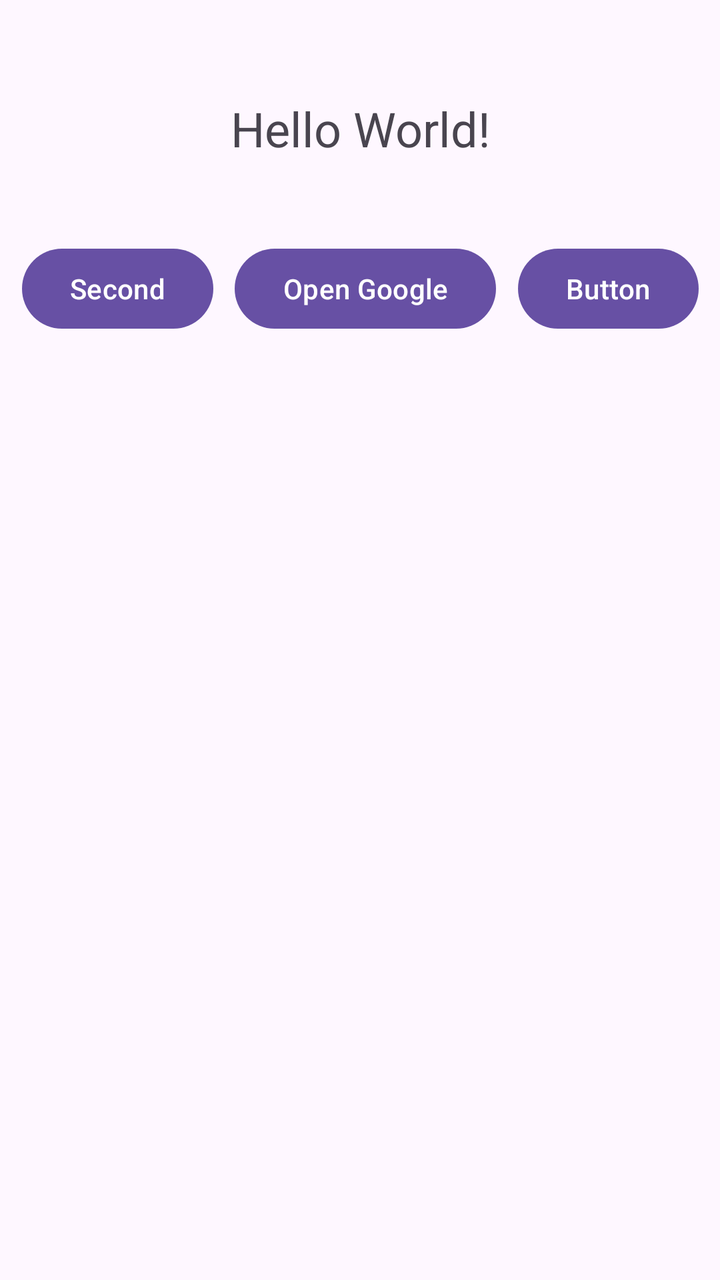
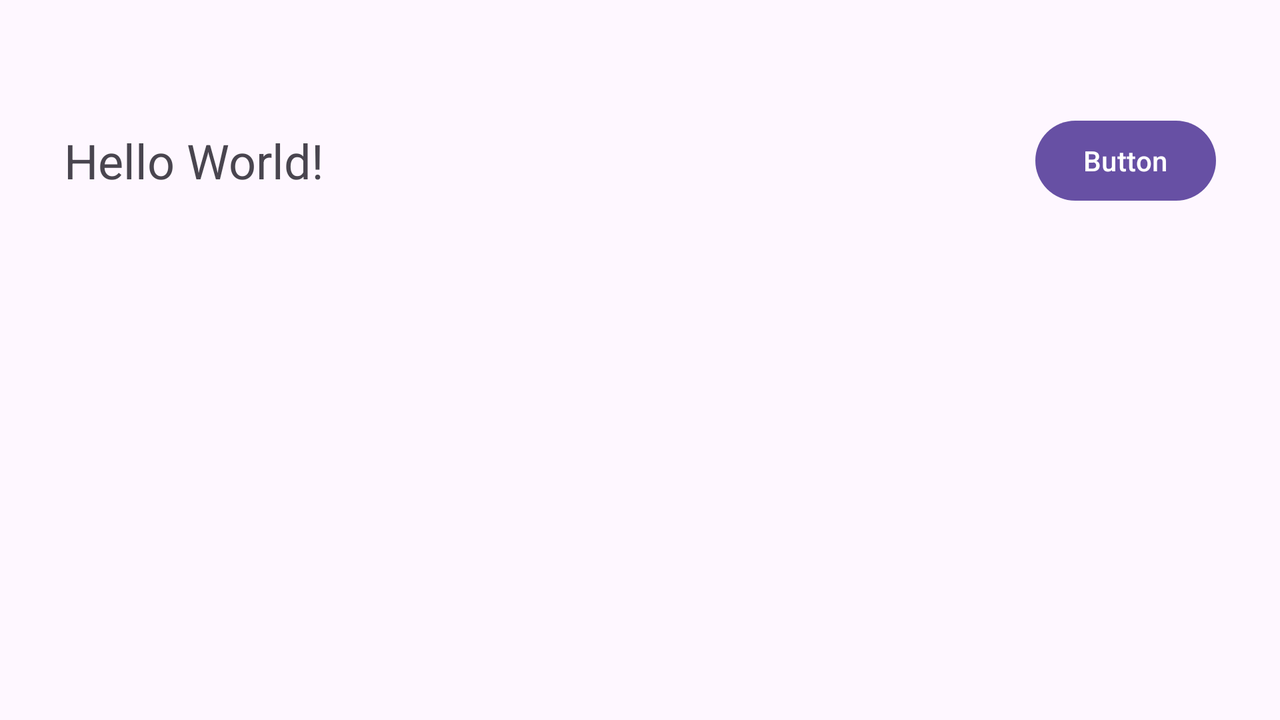

An Android layout and its configuration variant, each rendered on a device that would load it. The default file and the variant file are quoted in full after the pictures.
<!-- AndroidManifest.xml: application theme Theme.EUI -->
<!-- res/layout/activity_main.xml -->
<?xml version="1.0" encoding="utf-8"?>
<androidx.constraintlayout.widget.ConstraintLayout xmlns:android="http://schemas.android.com/apk/res/android"
    xmlns:app="http://schemas.android.com/apk/res-auto"
    xmlns:tools="http://schemas.android.com/tools"
    android:id="@+id/main"
    android:layout_width="match_parent"
    android:layout_height="match_parent"
    tools:context=".day1.MainActivity">

    <TextView
        android:id="@+id/text_change"
        android:layout_width="0dp"
        android:layout_height="wrap_content"
        android:layout_marginStart="32dp"
        android:layout_marginTop="32dp"
        android:layout_marginEnd="32dp"
        android:gravity="center"
        android:padding="16dp"
        android:text="@string/hello_world"
        android:textSize="24sp"
        app:layout_constraintEnd_toEndOf="parent"
        app:layout_constraintStart_toStartOf="parent"
        app:layout_constraintTop_toTopOf="parent" />

    <Button
        android:id="@+id/btn_register"
        android:layout_width="wrap_content"
        android:layout_height="wrap_content"
        android:layout_marginTop="24dp"
        android:text="Second"
        app:layout_constraintEnd_toStartOf="@+id/btnViewGoogle"
        app:layout_constraintHorizontal_bias="0.5"
        app:layout_constraintHorizontal_chainStyle="spread"
        app:layout_constraintStart_toStartOf="parent"
        app:layout_constraintTop_toBottomOf="@id/text_change" />

    <Button
        android:id="@+id/btnViewGoogle"
        android:layout_width="wrap_content"
        android:layout_height="wrap_content"
        android:text="Open Google"
        app:layout_constraintBottom_toBottomOf="@+id/btn_register"
        app:layout_constraintEnd_toStartOf="@+id/button3"
        app:layout_constraintHorizontal_bias="0.5"
        app:layout_constraintStart_toEndOf="@+id/btn_register"
        app:layout_constraintTop_toTopOf="@+id/btn_register"
        app:layout_constraintVertical_bias="0.0" />

    <Button
        android:id="@+id/button3"
        android:layout_width="wrap_content"
        android:layout_height="wrap_content"
        android:text="Button"
        app:layout_constraintBottom_toBottomOf="@+id/btnViewGoogle"
        app:layout_constraintEnd_toEndOf="parent"
        app:layout_constraintHorizontal_bias="0.5"
        app:layout_constraintStart_toEndOf="@+id/btnViewGoogle"
        app:layout_constraintTop_toTopOf="@+id/btnViewGoogle" />

</androidx.constraintlayout.widget.ConstraintLayout>
<!-- resources referenced by this layout -->
<resources>
  <string name="hello_world">Hello World!</string>
  <style name="Theme.EUI" parent="Base.Theme.EUI" />
  <style name="Base.Theme.EUI" parent="Theme.Material3.DayNight.NoActionBar">
          
          
      </style>
</resources>
<!-- res/layout-land/activity_main.xml (the repository's variant of the layout above) -->
<!-- drawn on the phone turned sideways -->
<?xml version="1.0" encoding="utf-8"?>
<androidx.constraintlayout.widget.ConstraintLayout xmlns:android="http://schemas.android.com/apk/res/android"
    xmlns:app="http://schemas.android.com/apk/res-auto"
    xmlns:tools="http://schemas.android.com/tools"
    android:id="@+id/main"
    android:layout_width="match_parent"
    android:layout_height="match_parent"
    tools:context=".MainActivity">

    <TextView
        android:id="@+id/text_change"
        android:layout_width="0dp"
        android:layout_height="wrap_content"
        android:layout_marginStart="32dp"
        android:layout_marginTop="64dp"
        android:layout_marginEnd="32dp"
        android:text="@string/hello_world"
        android:textSize="24sp"
        app:layout_constraintEnd_toStartOf="@+id/btn_register"
        app:layout_constraintStart_toStartOf="parent"
        app:layout_constraintTop_toTopOf="parent" />

    <Button
        android:id="@+id/btn_register"
        android:layout_width="wrap_content"
        android:layout_height="wrap_content"
        android:layout_marginEnd="32dp"
        android:text="Button"
        app:layout_constraintBottom_toBottomOf="@+id/text_change"
        app:layout_constraintEnd_toEndOf="parent"
        app:layout_constraintTop_toTopOf="@+id/text_change" />

</androidx.constraintlayout.widget.ConstraintLayout>
